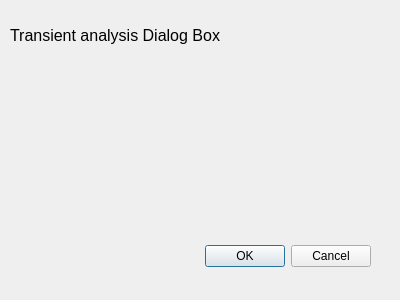
<?xml version="1.0" encoding="UTF-8"?>
<ui version="4.0">
 <class>transientDialogBox</class>
 <widget class="QDialog" name="transientDialogBox">
  <property name="geometry">
   <rect>
    <x>0</x>
    <y>0</y>
    <width>400</width>
    <height>300</height>
   </rect>
  </property>
  <property name="windowTitle">
   <string>Dialog</string>
  </property>
  <widget class="QDialogButtonBox" name="buttonBox">
   <property name="geometry">
    <rect>
     <x>30</x>
     <y>240</y>
     <width>341</width>
     <height>32</height>
    </rect>
   </property>
   <property name="orientation">
    <enum>Qt::Orientation::Horizontal</enum>
   </property>
   <property name="standardButtons">
    <set>QDialogButtonBox::StandardButton::Cancel|QDialogButtonBox::StandardButton::Ok</set>
   </property>
  </widget>
  <widget class="QLabel" name="label">
   <property name="geometry">
    <rect>
     <x>10</x>
     <y>10</y>
     <width>231</width>
     <height>51</height>
    </rect>
   </property>
   <property name="font">
    <font>
     <pointsize>12</pointsize>
    </font>
   </property>
   <property name="text">
    <string>Transient analysis Dialog Box</string>
   </property>
  </widget>
 </widget>
 <resources/>
 <connections>
  <connection>
   <sender>buttonBox</sender>
   <signal>accepted()</signal>
   <receiver>transientDialogBox</receiver>
   <slot>accept()</slot>
   <hints>
    <hint type="sourcelabel">
     <x>248</x>
     <y>254</y>
    </hint>
    <hint type="destinationlabel">
     <x>157</x>
     <y>274</y>
    </hint>
   </hints>
  </connection>
  <connection>
   <sender>buttonBox</sender>
   <signal>rejected()</signal>
   <receiver>transientDialogBox</receiver>
   <slot>reject()</slot>
   <hints>
    <hint type="sourcelabel">
     <x>316</x>
     <y>260</y>
    </hint>
    <hint type="destinationlabel">
     <x>286</x>
     <y>274</y>
    </hint>
   </hints>
  </connection>
 </connections>
</ui>
